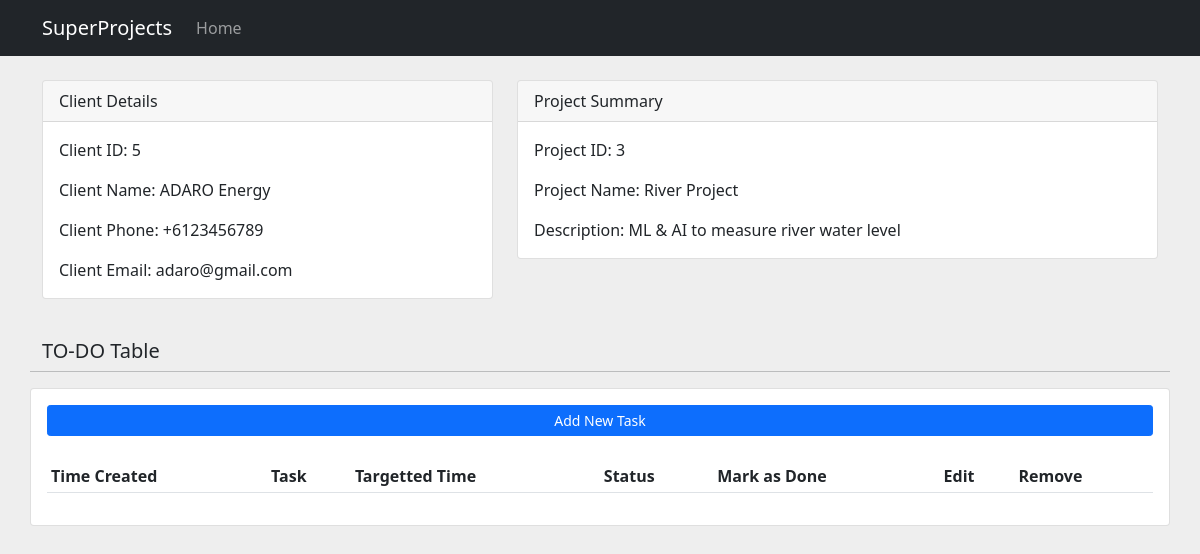
Page /details/3/ on the earlier database version.
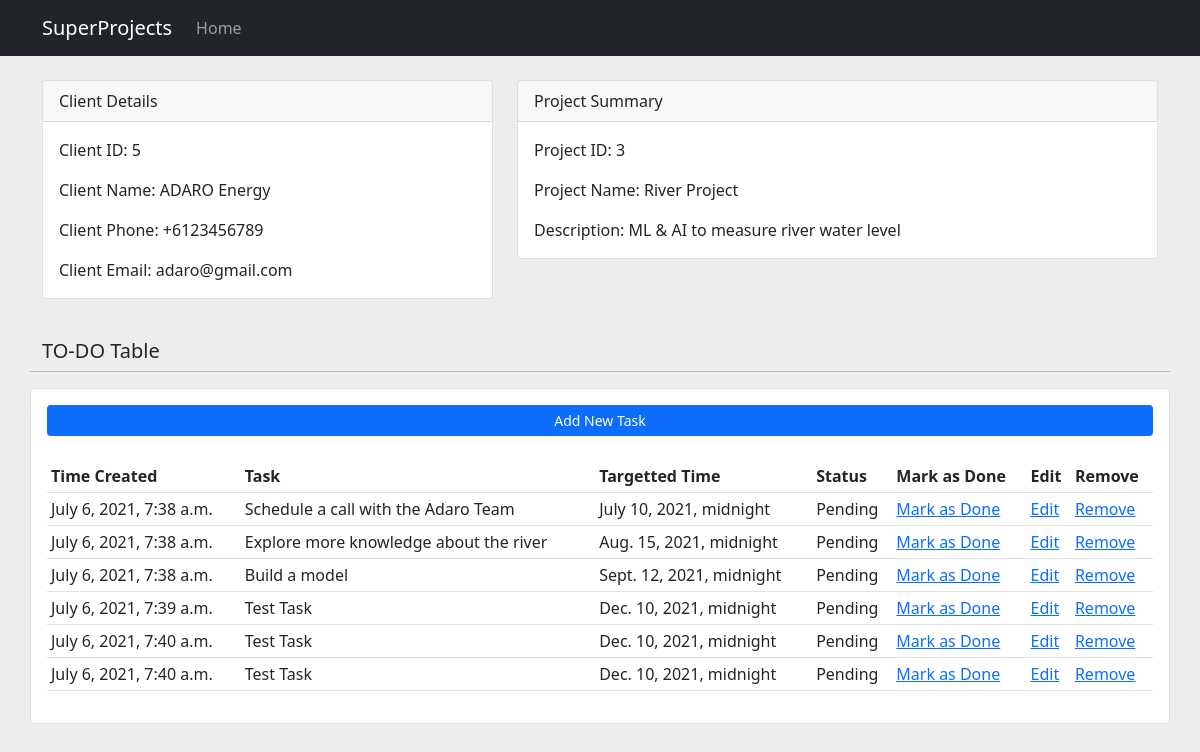
Same page on the later database version.
### project/models.py (models this page shows, shortened)
class Client(models.Model):
    name = models.CharField(max_length=255, null=True)
    phone = models.CharField(max_length=20, null=True, blank=True)
    email = models.CharField(max_length=255, null=True)
    date_created = models.DateTimeField(auto_now_add=True)

class Project(models.Model):
    STATUS = (
        ('Pending', 'Pending'),
        ('In Progress', 'In Progress'),
        ('Done', 'Done')
    )
    name = models.CharField(max_length=255, null=True)
    deadline = models.DateTimeField()
    date_created = models.DateTimeField(auto_now_add=True)
    description = models.CharField(max_length=255, null=True)
    status = models.CharField(max_length=255, null=True, choices=STATUS)
    client = models.ForeignKey(Client, null=True, on_delete=models.SET_NULL)

class Todolist(models.Model):
    STATUS = (
        ('Pending', 'Pending'),
        ('In Progress', 'In Progress'),
        ('Done', 'Done')
    )
    task = models.CharField(max_length=255)
    date_created = models.DateTimeField(auto_now_add=True)
    target_time = models.DateTimeField()
    status = models.CharField(max_length=255, null=True, choices=STATUS)
    project = models.ForeignKey(Project, null=True,on_delete=models.CASCADE)

### project/views.py (the view)
# urls.py: path('details/<str:pk_project>/', views.details, name='project'),
def details(request, pk_project):
    project = Project.objects.get(id=pk_project)
    client = project.client
    todolist = project.todolist_set.all()
    context = {
        "project": project,
        "client": client,
        "todolist": todolist
    }
    return render(request, 'project/details.html', context)

### project/templates/project/details.html
{% extends 'project/base.html' %}
{% block content %}
<br />
<div class="container">
  <div class="row">
    <div class="col-md-5">
      <div class="card mb-3">
        <div class="card-header">Client Details</div>
        <div class="card-body">
          <p class="card-text">Client ID: {{ client.id }}</p>
          <p class="card-text">Client Name: {{ client.name }}</p>
          <p class="card-text">Client Phone: {{ client.phone }}</p>
          <p class="card-text">Client Email: {{ client.email }}</p>
        </div>
      </div>
    </div>
    <div class="col-md-7">
      <div class="card mb-3">
        <div class="card-header">Project Summary</div>
        <div class="card-body">
          <p class="card-text">Project ID: {{ project.id }}</p>
          <p class="card-text">Project Name: {{ project.name }}</p>
          <p class="card-text">Description: {{ project.description }}</p>
        </div>
      </div>
    </div>
  </div>
  {% include 'project/todolist.html' %}
</div>
{% endblock %}

### project/templates/project/base.html (shortened to what this page needs)
{% load static %}
<!DOCTYPE html>
<html lang="en">
  <head>
    <link
      href="https://cdn.jsdelivr.net/npm/bootstrap@5.0.2/dist/css/bootstrap.min.css"
      rel="stylesheet"
    />
  </head>
  <body>
    {% include 'project/navbar.html' %}
    {% block content %} {% endblock %}
  </body>
</html>

### project/templates/project/navbar.html (shortened to what this page needs)
<nav class="navbar navbar-expand-lg navbar-dark bg-dark">
  <div class="container container-fluid">
    <a class="navbar-brand" href="#">SuperProjects</a>
    <div class="collapse navbar-collapse" id="navbarNav">
      <ul class="navbar-nav">
        <li class="nav-item">
          <a class="nav-link" href="{% url 'home' %}">Home</a>
        </li>
      </ul>
    </div>
  </div>
</nav>

### project/templates/project/todolist.html
<br />
<div class="row">
  <h5>TO-DO Table</h5>
  <hr />
  <div class="card card-body">
    <a
      class="btn btn-primary btn-sm btn-block"
      href="{% url 'create_task' project.id %}"
      >Add New Task</a
    >
    <br />
    <table class="table table-sm">
      <tr>
        <th>Time Created</th>
        <th>Task</th>
        <th>Targetted Time</th>
        <th>Status</th>
        <th>Mark as Done</th>
        <th>Edit</th>
        <th>Remove</th>
      </tr>
      {% for todo in todolist %}
      <tr>
        <td>{{ todo.date_created }}</td>
        <td>{{ todo.task }}</td>
        <td>{{ todo.target_time }}</td>
        <td>{{ todo.status }}</td>
        <td><a href="#">Mark as Done</a></td>
        <td><a href="#">Edit</a></td>
        <td><a href="#">Remove</a></td>
      </tr>
      {% endfor %}
    </table>
  </div>
</div>

### project/templates/project/base.html (style rules this page uses)
body { background-color: #eee; }

Differences in the rows shown:
added Todolist: date_created "July 6, 2021, 7:38 a.m.", task "Schedule a call with the Adaro Team", target_time "July 10, 2021, midnight", status "Pending"
added Todolist: date_created "July 6, 2021, 7:38 a.m.", task "Explore more knowledge about the river", target_time "Aug. 15, 2021, midnight", status "Pending"
added Todolist: date_created "July 6, 2021, 7:38 a.m.", task "Build a model", target_time "Sept. 12, 2021, midnight", status "Pending"
added Todolist: date_created "July 6, 2021, 7:39 a.m.", task "Test Task", target_time "Dec. 10, 2021, midnight", status "Pending"
added Todolist: date_created "July 6, 2021, 7:40 a.m.", task "Test Task", target_time "Dec. 10, 2021, midnight", status "Pending"
added Todolist: date_created "July 6, 2021, 7:40 a.m.", task "Test Task", target_time "Dec. 10, 2021, midnight", status "Pending"
